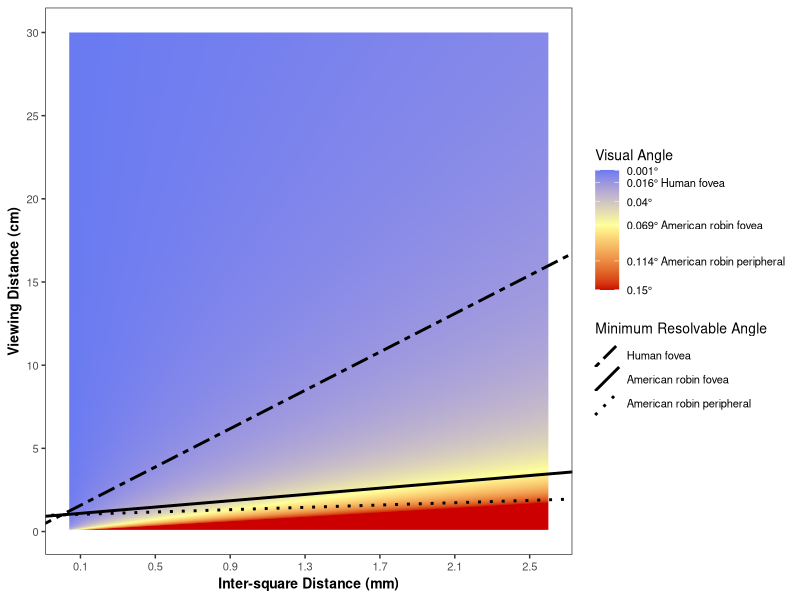
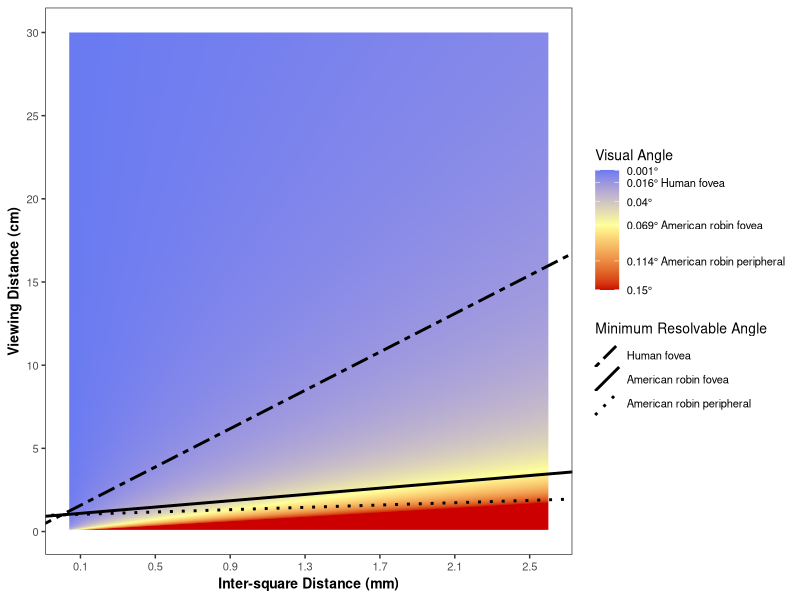

The R source for these figures, in order:

# Load packages -----------------------------------------------
library(colorspace)
library(magrittr)
library(dplyr)
library(tidyr)
library(stringr)
library(ggplot2)

# Model of visual angles --------------------------------------------------


visual_angles_data <- function(intersq_dists_mm, stimulus_width_cm, viewing_distance_mm, acuity_CPD) {
  
  #intersq_dists <- round(stimulus_width_cm / n_squares, 2)* 10
  
  # min_resolvable_angle <- 1 / acuity_CPD
  
  model_data <-
    expand_grid(intersq_dists_mm, viewing_distance_mm) %>%
    mutate(viewing_angle = 2*atan((intersq_dists_mm) /(viewing_distance_mm*2))) %>% 
    arrange(intersq_dists_mm)
  
  return(model_data)
}

model_data <-
  visual_angles_data(
    intersq_dists_mm = seq(0.05, 2.6, 0.02),
    stimulus_width_cm = 6,
    viewing_distance_mm = seq(1, 300, 0.02)
  ) %>% 
  arrange(-intersq_dists_mm) 


# Acuity line -------------------------------------------------------------

# 14.54 CPD
acuity_line <-
  model_data %>%
  filter(viewing_angle > 0.068 & viewing_angle < 0.069) %>%
  lm(I(viewing_distance_mm - 10) ~ 0 + intersq_dists_mm, .  ) %>% 
  broom::tidy(.) %>% 
  mutate(eye = "American robin fovea") 

## 8.75 CPD
peripheral_acuity_line <-
  model_data %>% 
  filter(viewing_angle > 0.114 & viewing_angle < 0.118) %>%
  lm(I(viewing_distance_mm - 10) ~ 0 + intersq_dists_mm, .  ) %>% 
  broom::tidy(.)%>% 
  mutate(eye = "American robin peripheral")

# 60 CPD
acuity_line_human <-
  model_data %>%
  filter(viewing_angle > 0.015 & viewing_angle < 0.017) %>%
  lm(I(viewing_distance_mm - 10) ~ 0 + intersq_dists_mm, .  ) %>% 
  broom::tidy(.) %>% 
  mutate(eye = "Human fovea")

all_acuity_lines <-
  bind_rows(acuity_line, peripheral_acuity_line, acuity_line_human) %>% 
  select(term, estimate, eye) %>% 
  mutate(term = str_replace(term, "intersq_dists_mm", "Slope"),
         term = str_replace(term, "[()]", ""),
         term = str_replace(term, "[()]", ""),
         eye = factor(eye,
                      levels = c("Human fovea",
                                 "American robin fovea",
                                 "American robin peripheral"))) %>% 
  pivot_wider(., names_from = term, values_from = estimate) %>% 
  arrange(desc(Slope)) 


# Model Plot --------------------------------------------------------------

model_data %>% 
  #group_by(viewing_distance_mm) %>% 
  ggplot(., aes(x = intersq_dists_mm,
                ## convert viewing distance to cm for better interpretability
                y = viewing_distance_mm/10)) + 
  geom_raster(aes(fill = viewing_angle), interpolate = T) + 
  scale_fill_gradient2(
    low = "#0066ff",
    mid = "#ffff99",
    high = "#cc0000",
    limits = c(0.0005, 0.15),
    midpoint = 0.069,
    oob = scales::squish,
    na.value = "red",
    breaks = c(0.001, 0.016, 0.04, 0.069, 0.114, 0.15),
    labels = c("0.001°","0.016° Human fovea","0.04°", "0.069° American robin fovea", "0.114° American robin peripheral", "0.15°")
  ) +
  scale_y_continuous(breaks = seq(0, 30, 5)) +
  scale_x_continuous(breaks = seq(0.1,2.5,0.4)) +
  xlab("Inter-square Distance (mm)") +
  ylab("Viewing Distance (cm)") +
  # Minimum resolvable angle lines
  geom_abline(
    data = all_acuity_lines,
    aes(
      # adjust intercepts and slopes to be in cm rather than mm
      intercept = 1,
      slope = Slope/10,
      linetype = eye),
    size = 1,
    alpha = 1,
    show.legend = T) + 
  scale_linetype_manual(values = c("twodash", "solid", "dotted")) +
  #scale_color_manual(values = c("seagreen4", "yellow4", "dodgerblue4")) +
  guides(fill = guide_colorbar(reverse = T, order = 1)) +
  labs(fill = "Visual Angle",
       linetype = "Minimum Resolvable Angle"
       ) +
  theme_bw() +
  theme(
    legend.title = element_text(size = 10),
    legend.text = element_text(size = 8),
    axis.text.x = element_text(size = 8),
    axis.text.y = element_text(size = 8),
    axis.title.x = element_text(size = 10, face = "bold"),
    axis.title.y = element_text(size = 10, face = "bold"),
    # text = element_text(family = "Courier New"),
    panel.grid = element_blank()
  )

ggsave("Figures/visual_angles_plot.png", 
       width = 7.48,
       height = 3.5,
       units = "in",
       dpi = 800)

